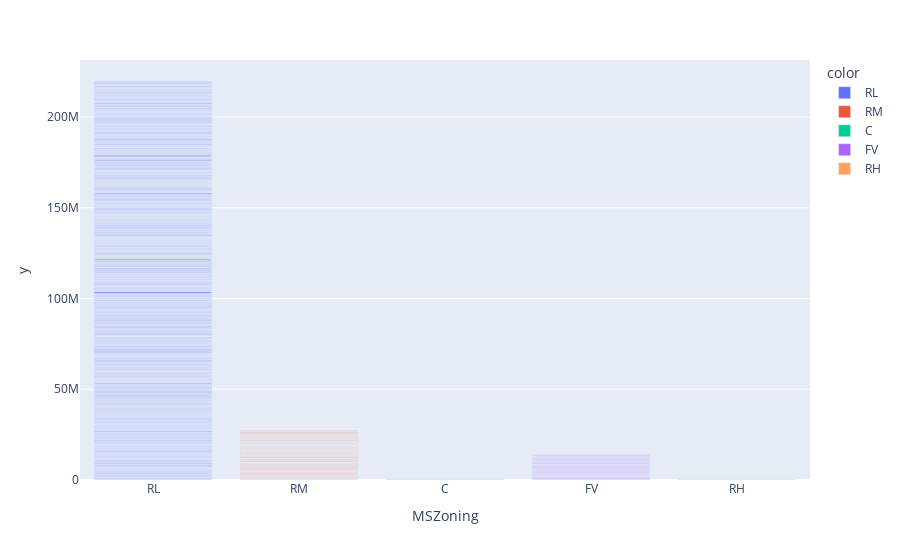

Notebook source saved alongside this figure:
### Markdown cell above
# Ubicacion de la Casa (Pregunta 1)

### Code cell
figMSZoning = px.bar(x = MSZoning, y = SalePrice, color = MSZoning, labels={'x':'MSZoning'})
figMSZoning.show()

### Figure 1 — Plotly figure (JSON) as saved in the notebook; plotly's stock layout.template omitted (floating-point values rounded to 4 significant figures; data arrays with more than 128 entries replaced by an {"elided": "..."} marker saying what was removed)
{"data": [{"alignmentgroup": "True", "hoverlabel": {"namelength": 0}, "hovertemplate": "color=RL<br>MSZoning=%{x}<br>y=%{y}", "legendgroup": "RL", "marker": {"color": "#636efa"}, "name": "RL", "offsetgroup": "RL", "orientation": "v", "showlegend": true, "textposition": "auto", "type": "bar", "x": {"elided": "1151 str values"}, "xaxis": "x", "y": {"elided": "1151 int values"}, "yaxis": "y"}, {"alignmentgroup": "True", "hoverlabel": {"namelength": 0}, "hovertemplate": "color=RM<br>MSZoning=%{x}<br>y=%{y}", "legendgroup": "RM", "marker": {"color": "#EF553B"}, "name": "RM", "offsetgroup": "RM", "orientation": "v", "showlegend": true, "textposition": "auto", "type": "bar", "x": {"elided": "218 str values"}, "xaxis": "x", "y": {"elided": "218 int values"}, "yaxis": "y"}, {"alignmentgroup": "True", "hoverlabel": {"namelength": 0}, "hovertemplate": "color=C<br>MSZoning=%{x}<br>y=%{y}", "legendgroup": "C", "marker": {"color": "#00cc96"}, "name": "C", "offsetgroup": "C", "orientation": "v", "showlegend": true, "textposition": "auto", "type": "bar", "x": ["C", "C", "C", "C", "C", "C", "C", "C", "C", "C"], "xaxis": "x", "y": [40000, 85000, 133900, 34900, 108000, 102776, 55993, 35311, 81000, 68400], "yaxis": "y"}, {"alignmentgroup": "True", "hoverlabel": {"namelength": 0}, "hovertemplate": "color=FV<br>MSZoning=%{x}<br>y=%{y}", "legendgroup": "FV", "marker": {"color": "#ab63fa"}, "name": "FV", "offsetgroup": "FV", "orientation": "v", "showlegend": true, "textposition": "auto", "type": "bar", "x": ["FV", "FV", "FV", "FV", "FV", "FV", "FV", "FV", "FV", "FV", "FV", "FV", "FV", "FV", "FV", "FV", "FV", "FV", "FV", "FV", "FV", "FV", "FV", "FV", "FV", "FV", "FV", "FV", "FV", "FV", "FV", "FV", "FV", "FV", "FV", "FV", "FV", "FV", "FV", "FV", "FV", "FV", "FV", "FV", "FV", "FV", "FV", "FV", "FV", "FV", "FV", "FV", "FV", "FV", "FV", "FV", "FV", "FV", "FV", "FV", "FV", "FV", "FV", "FV", "FV"], "xaxis": "x", "y": [249700, 172500, 164500, 250000, 176000, 254900, 177000, 252678, 262500, 207500, 266000, 185000, 164700, 239000, 270000, 340000, 187750, 241000, 339750, 222000, 210000, 263435, 226700, 208300, 176000, 263000, 146000, 151000, 168500, 226000, 370878, 205950, 227875, 148800, 196000, 172500, 179400, 215200, 232600, 147400, 151000, 250580, 303477, 328900, 173733, 155000, 182000, 165000, 199900, 197000, 252000, 197000, 160000, 171900, 174000, 229456, 186500, 183900, 208900, 177500, 144152, 216000, 250000, 310000, 185000], "yaxis": "y"}, {"alignmentgroup": "True", "hoverlabel": {"namelength": 0}, "hovertemplate": "color=RH<br>MSZoning=%{x}<br>y=%{y}", "legendgroup": "RH", "marker": {"color": "#FFA15A"}, "name": "RH", "offsetgroup": "RH", "orientation": "v", "showlegend": true, "textposition": "auto", "type": "bar", "x": ["RH", "RH", "RH", "RH", "RH", "RH", "RH", "RH", "RH", "RH", "RH", "RH", "RH", "RH", "RH", "RH"], "xaxis": "x", "y": [82000, 76000, 133000, 200000, 103600, 159434, 144000, 140000, 145000, 119900, 145000, 160000, 107000, 130000, 181000, 79000], "yaxis": "y"}], "layout": {"barmode": "relative", "legend": {"title": {"text": "color"}, "tracegroupgap": 0}, "margin": {"t": 60}, "xaxis": {"anchor": "y", "domain": [0, 1], "title": {"text": "MSZoning"}}, "yaxis": {"anchor": "x", "domain": [0, 1], "title": {"text": "y"}}}}
